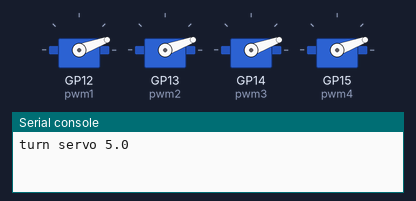
Simulated run of this program. Board: Raspberry Pi Pico running MicroPython. On the bench: 4 × servo, the last lines printed to the serial console. Servo angles are drawn from the pulse width (0.5 ms = 0°, 2.5 ms = 180°).

Above: at 0.1 s.
At 9.6 s:
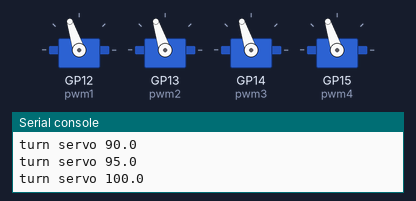
At 14.1 s:
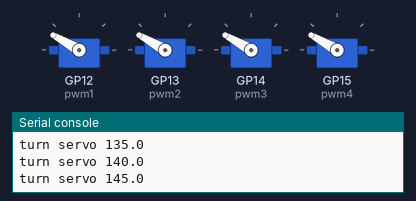
At 19.6 s:
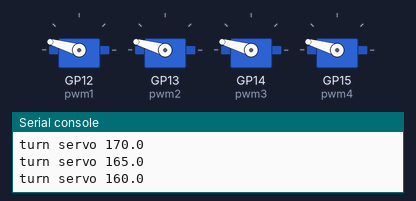
At 29.1 s:
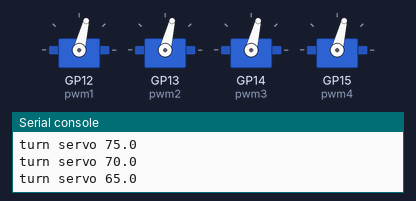
At 39.1 s:
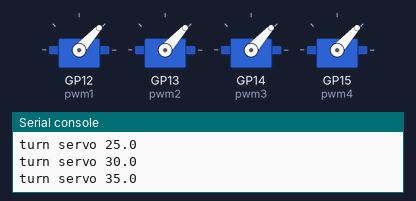
Timing chart, 0 to 40.0 s (numbered marks = the images above):
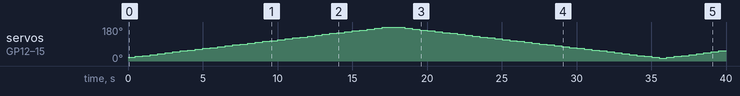

The program:

Servo_Motor_Example_2.py
```python
"""
DESCRIPTION:
This example code will uses: Robo Pico and Raspberry Pi Pico / Pico W
to control the servo on the Robo Pico servo port.

AUTHOR  : Cytron Technologies Sdn Bhd
WEBSITE  : www.cytron.io
EMAIL    : support@cytron.io
"""
import time
from machine import Pin, PWM

# create a PWMOut object on the control pin.
pwm1 = PWM(Pin(12))
pwm2 = PWM(Pin(13))
pwm3 = PWM(Pin(14))
pwm4 = PWM(Pin(15))
pwm1.freq(50)
pwm2.freq(50)
pwm3.freq(50)
pwm4.freq(50)

# You might need to calibrate the min_dutycycle (pulse at 0 degrees) and max_dutycycle (pulse at 180 degrees) to get an accurate servo angle.
# The servo dutycycle values 2200-8300 represent 0-180 degrees.
angle = 0.0
min_dutycycle = 2200
max_dutycycle = 8300
dutycycle = 0
add_angle = True

while True:
    # Condition to add angle
    if angle <= 0:
        add_angle = True
    if angle >= 180:
        add_angle = False

    # Add angle increment or decrement
    if add_angle:
        angle += 5
    else:
        angle -= 5

    dutycycle = int(((max_dutycycle - min_dutycycle) / 180) * angle) + min_dutycycle
    # Update servo angles.
    pwm1.duty_u16(dutycycle)
    pwm2.duty_u16(dutycycle)
    pwm3.duty_u16(dutycycle)
    pwm4.duty_u16(dutycycle)
    print("turn servo", angle)
    # Change the angle every 0.5 second.
    time.sleep(0.5)
```

Measured:
- by itself, servo on GP12 (pwm1), servo on GP13 (pwm2), servo on GP14 (pwm3), servo on GP15 (pwm4): 20° → 25° at 0.50 s, → 29° 0.50 s later, → 34° 0.50 s later, → 39° 0.50 s later, … (79 changes in this stretch)
